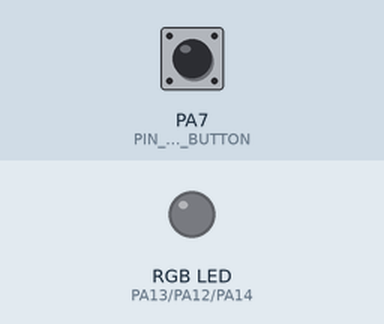
This sketch was run on a simulated STM32 Blue Pill. On the bench: an RGB LED mixed from three pins (HIGH = lit). The inputs (shaded band) are chosen by the test bench; at power-on: PA7 (PIN_PA7_BUTTON) HIGH.

Above: at 1.2 s.
1.3 s: PA7 (PIN_PA7_BUTTON) pulled LOW for 0.15 s
At 1.8 s:
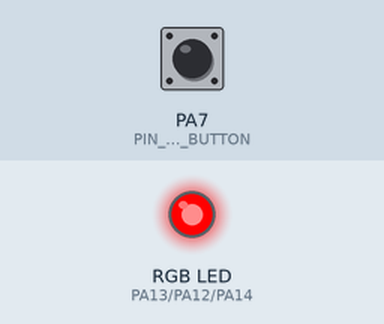
2.9 s: PA7 (PIN_PA7_BUTTON) pulled LOW for 1 s
At 4.2 s:
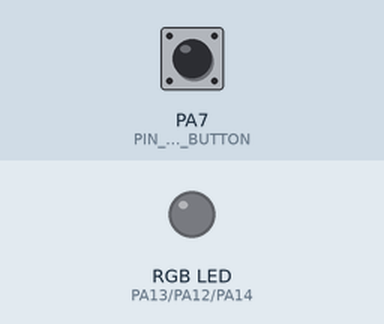
5.4 s: PA7 (PIN_PA7_BUTTON) pulled LOW for 3.2 s
At 6.1 s:
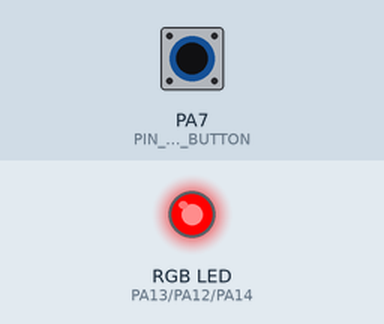
Timing chart, 0 to 8.4 s (numbered marks = the images above; inputs shaded):
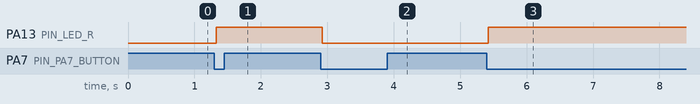

Measured:
- after the input at 1.3 s, PA13 (PIN_LED_R): LOW → HIGH at once
- after the input at 2.9 s, PA13 (PIN_LED_R): HIGH → LOW at once
- after the input at 5.4 s, PA13 (PIN_LED_R): LOW → HIGH at once

The sketch:

NU87_PA7_GPIO_Test.ino
```cpp
/*
  NU87 TinyDK PA7 runtime GPIO test, AMB25 core 3.1.9.

  This intentionally never calls Serial.begin(): the AMB25 core maps LOG_TX to
  PA7. USB-C remains powered/connected for upload, but no runtime LOG UART is
  configured. A debounced active-LOW press toggles the on-board RGB LED.
  Upload this first; verify boot, one toggle per press, reset, and re-upload.
*/
#include <Arduino.h>

constexpr uint8_t PIN_PA7_BUTTON = PA7;
constexpr uint8_t PIN_LED_G = PA12, PIN_LED_R = PA13, PIN_LED_B = PA14;
constexpr uint32_t DEBOUNCE_MS = 25;

bool raw = HIGH, stable = HIGH, led = false;
uint32_t changedAt = 0;

void setLed(bool on) {
  digitalWrite(PIN_LED_R, on ? HIGH : LOW);
  digitalWrite(PIN_LED_G, LOW);
  digitalWrite(PIN_LED_B, LOW);
}

void setup() {
  pinMode(PIN_LED_R, OUTPUT); pinMode(PIN_LED_G, OUTPUT); pinMode(PIN_LED_B, OUTPUT);
  setLed(false);
  // Runtime GPIO mux selection happens only after reset/boot ROM has finished.
  pinMode(PIN_PA7_BUTTON, INPUT_PULLUP);
  raw = stable = digitalRead(PIN_PA7_BUTTON);
  changedAt = millis();
}

void loop() {
  const uint32_t now = millis();
  const bool sample = digitalRead(PIN_PA7_BUTTON);
  if (sample != raw) { raw = sample; changedAt = now; }
  if (sample != stable && now - changedAt >= DEBOUNCE_MS) {
    stable = sample;
    if (stable == LOW) { led = !led; setLed(led); }
  }
}
```
